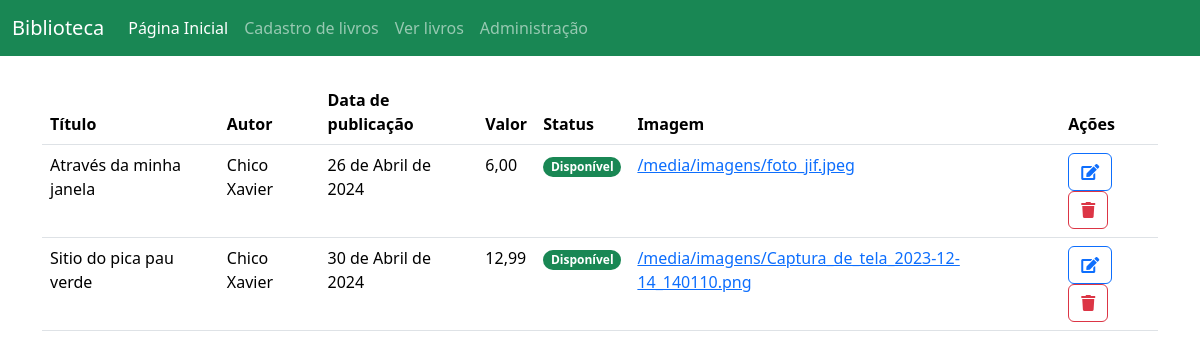
The page /biblioteca/livros/ on the database as committed earlier.
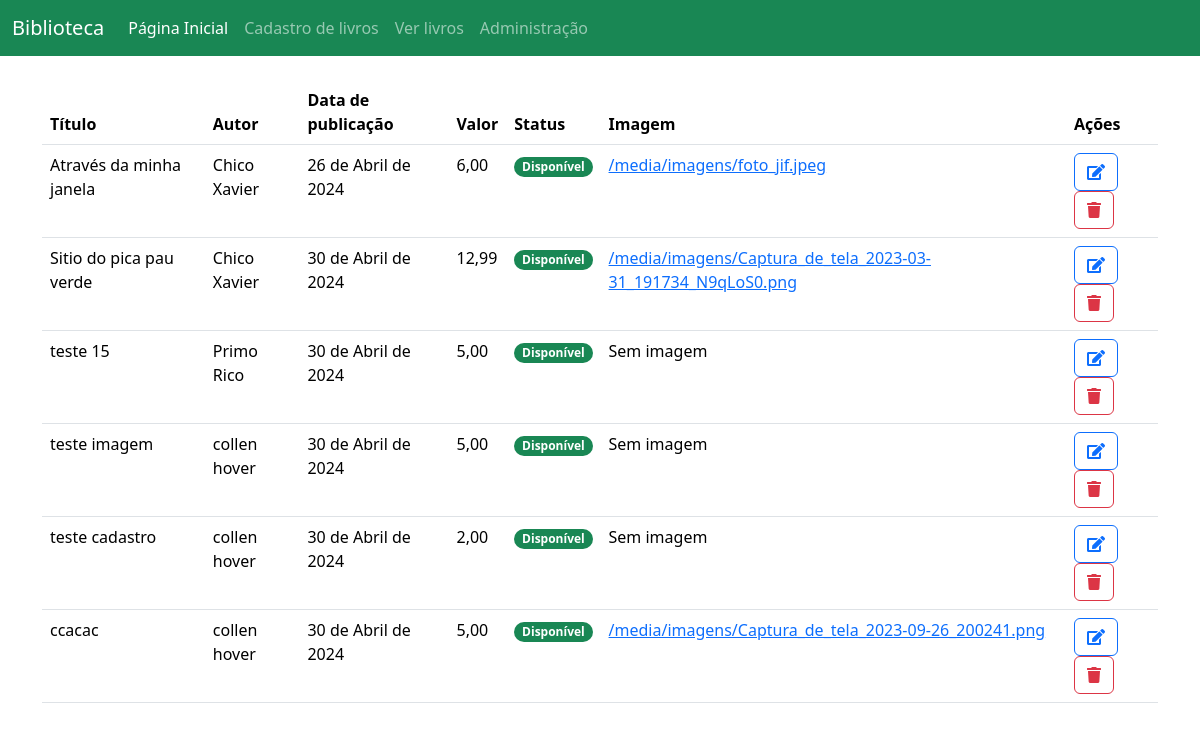
The same page on the database as committed later.
### app/models.py (models this page shows, shortened)
class Livro(models.Model):
    titulo = models.CharField(max_length=255) # Atributo titulo da tabela Livro com tamanho máximo de 255 caracteres
    autor = models.ForeignKey(Autor, on_delete=models.CASCADE) # Atributo autor da tabela Livro do tipo ForeignKey que referencia a tabela Autor
    data_publicacao = models.DateField()
    livro_valor = models.DecimalField(decimal_places=2, max_digits=4, default=1.99) # Atributo data_publicacao da tabela Livro do tipo DateField
    status = models.BooleanField(default=True) # Atributo status da tabela Livro do tipo BooleanField com valor padrão True
    imagem = models.ImageField(upload_to='imagens/', null=True, blank=True) # Atributo imagem da tabela Livro do tipo ImageField com upload para a pasta imagens

class Autor(models.Model):
    nome = models.CharField(max_length=255) # Atributo nome da tabela Autor com tamanho máximo de 255 caracteres
    sobrenome = models.CharField(max_length=255) # Atributo sobrenome da tabela Autor com tamanho máximo de 255 caracteres
    email = models.EmailField() # Atributo email da tabela Autor do tipo EmailField
    def __str__(self):
        return f'{self.nome} {self.sobrenome}'

### app/views.py (the view)
# urls.py: path('livros/', livros, name='livros'), # Rota para a página de livros (Chama a função livros do arquivo views.py)
def livros(request):
    livros = Livro.objects.all() # Obtendo todos os livros do banco de dados
    context = {'livros': livros} # Criando um dicionário com os livros para passar para o template
    return render(request, 'livros.html', context) # Retornando o template livros.html renderizado com o contexto (livros)

### app/templates/livros.html (shortened to what this page needs)
{% extends 'base.html' %}
{% block conteudo-da-pagina %}
<table class="table">
    <thead>
        <tr>
            <th scope="col">Título</th>
            <th scope="col">Autor</th>
            <th scope="col">Data de publicação</th>
            <th scope="col">Valor</th>
            <th scope="col">Status</th>
            <th scope="col">Imagem</th>
            <th scope="col">Ações</th>
        </tr>
    </thead>
    <tbody>
        {% for livro in livros %}
        <tr>
            <td>{{ livro.titulo }}</td>
            <td>{{ livro.autor }}</td>
            <td>{{ livro.data_publicacao }}</td>
            <td>{{ livro.livro_valor }}</td>
            <td>
                {% if livro.status %}
                <span class="badge rounded-pill text-bg-success">Disponível</span>
                {% else %}
                <span class="badge rounded-pill text-bg-danger">Indisponível</span>
                {% endif %}
            </td>
            <td>
                {% if livro.imagem %}
                <a href="{{ livro.imagem.url }}" target="_blank">{{ livro.imagem.url }}</a>
                {% else %}
                Sem imagem
                {% endif %}
            </td>
            <td>
                <a href="{% url 'editar' livro.id %}" class="btn btn-outline-primary">
                    <i class="fas fa-edit"></i>
                </a>
                <a href="{% url 'excluir' livro.id %}" class="btn btn-outline-danger">
                    <i class="fas fa-trash"></i>
                </a>
            </td>
        </tr>
        {% endfor %}
    </tbody>
</table>
{% endblock %}

### app/templates/base.html (shortened to what this page needs)
<!DOCTYPE html>
<html lang="pt-BR">
<head>
    <link href="https://cdn.jsdelivr.net/npm/bootstrap@5.3.3/dist/css/bootstrap.min.css" rel="stylesheet"
>
    <link rel="stylesheet" href="https://cdnjs.cloudflare.com/ajax/libs/font-awesome/5.15.3/css/all.min.css">
</head>
<body>
    <nav class="navbar navbar-expand-lg navbar-dark bg-success">
        <div class="container-fluid">
            <a class="navbar-brand" href="#">Biblioteca</a>
            <div class="collapse navbar-collapse" id="navbarNav">
                <ul class="navbar-nav">
                    <li class="nav-item">
                        <a class="nav-link active" aria-current="page" href="{% url 'home' %}">Página Inicial</a>
                    </li>
                    <li class="nav-item">
                        <a class="nav-link" href="{% url 'cadastro' %}">Cadastro de livros</a>
                    </li>
                    <li class="nav-item">
                        <a class="nav-link" href="{% url 'livros' %}">Ver livros</a>
                    </li>
                    <li class="nav-item">
                        <a class="nav-link" href="{% url 'admin:index' %}">Administração</a>
                    </li>
                </ul>
            </div>
        </div>
    </nav>
    <div class="container mt-4">
        {% block conteudo-da-pagina %}{% endblock conteudo-da-pagina %}
    </div>
</body>
</html>

Rows that differ between the two databases and show on the page:
changed Livro "Sitio do pica pau verde": imagem "/media/imagens/Captura_de_tela_2023-12-14_140110.png" → "/media/imagens/Captura_de_tela_2023-03-31_191734_N9qLoS0.png"
added Livro: titulo "teste 15", autor "Primo Rico", data_publicacao "30 de Abril de 2024", livro_valor "5,00", status "Disponível", imagem "Sem imagem"
added Livro: titulo "teste imagem", autor "collen hover", data_publicacao "30 de Abril de 2024", livro_valor "5,00", status "Disponível", imagem "Sem imagem"
added Livro: titulo "teste cadastro", autor "collen hover", data_publicacao "30 de Abril de 2024", livro_valor "2,00", status "Disponível", imagem "Sem imagem"
added Livro: titulo "ccacac", autor "collen hover", data_publicacao "30 de Abril de 2024", livro_valor "5,00", status "Disponível", imagem "/media/imagens/Captura_de_tela_2023-09-26_200241.png"
